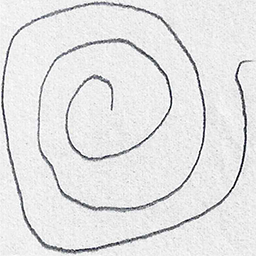
#> input picture Hand written/dataset/spiral/training/healthy/V01HE02.png, 256 x 256 px; its folder holds only this picture in this run
$ jupyter execute --allow-errors handPD.ipynb   (shell and % lines are left out)
#> lines starting #> are read from the running program, lines starting #| are printed output that depends on the picture
[cell 1]
import numpy as np
import pandas as pd
import cv2
import glob
import matplotlib.pyplot as plt

## Prepare Data

[cell 2]
train_healthy = [cv2.imread(file) for file in glob.glob("dataset/spiral/training/healthy/*.png")]
#> train_healthy = 1 item
train_healthy_labels = [0 for _ in range(len(train_healthy))]
#> train_healthy_labels = [0]
train_parkinson = [cv2.imread(file) for file in glob.glob("dataset/spiral/training/parkinson/*.png")]
train_parkinson_labels = [1 for _ in range(len(train_parkinson))]
test_healthy = [cv2.imread(file) for file in glob.glob("dataset/spiral/testing/healthy/*.png")]
#> test_healthy = 1 item
test_healthy_labels = [0 for _ in range(len(test_healthy))]
#> test_healthy_labels = [0]
test_parkinson = [cv2.imread(file) for file in glob.glob("dataset/spiral/testing/parkinson/*.png")]
test_parkinson_labels = [1 for _ in range(len(test_parkinson))]

train_images = train_healthy + train_parkinson
#> train_images = 1 item
test_images = test_healthy + test_parkinson
#> test_images = 1 item
train_labels = train_healthy_labels + train_parkinson_labels
#> train_labels = [0]
test_labels = test_healthy_labels + test_parkinson_labels
#> test_labels = [0]
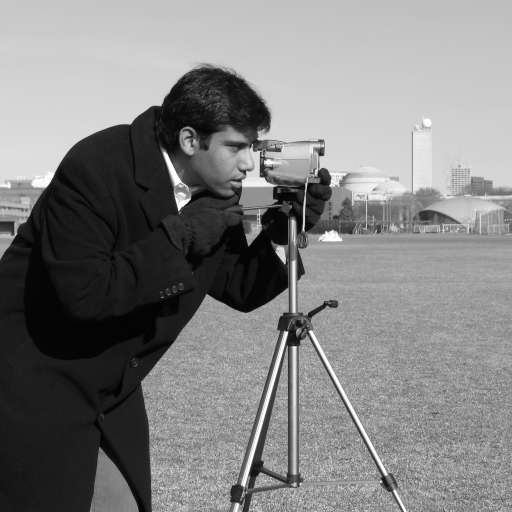
#> input picture skimage.data.camera(), 512 x 512 px
#> further down, grey is the input picture: shape (512, 512); min 0, max 255, mean 129.1

Edge detection is a fundamental image processing technique used to identify the boundaries within an image. The edges in an image represent significant changes in intensity or color and often correspond to object boundaries or other features of interest. Edge detection plays a crucial role in various computer vision tasks such as object detection, image segmentation, and feature extraction.

Here's an overview of four commonly used edge detection methods:

1. **Roberts Cross Operator**:

   - The Roberts operator is a simple edge detection algorithm that uses a pair of 2x2 convolution kernels to compute the gradient approximation in the horizontal and vertical directions.
   - It calculates the gradient magnitude at each pixel by computing the square root of the sum of squares of the horizontal and vertical gradient components.
   - The operator is sensitive to noise due to its small kernel size, and it can produce thin edges with a high response to diagonal edges.

2. **Sobel Operator**:

   - The Sobel operator is a more sophisticated edge detection algorithm that applies convolution with a pair of 3x3 kernels to compute the gradient approximation in the horizontal and vertical directions.
   - It calculates the gradient magnitude and direction at each pixel by convolving the image with the Sobel kernels.
   - The Sobel operator is less sensitive to noise compared to the Roberts operator and produces thicker edges with a smoother response to edges.

3. **Scharr Operator**:

   - The Scharr operator is similar to the Sobel operator but uses a different set of convolution kernels designed to provide better rotation invariance and directional accuracy.
   - It offers improved edge detection performance compared to the Sobel operator, especially for images with diagonal edges or when detecting edges at non-cardinal orientations.

4. **Prewitt Operator**:
   - The Prewitt operator is another edge detection algorithm that operates similarly to the Sobel operator but uses a different set of 3x3 convolution kernels.
   - It computes the gradient magnitude and direction to detect edges in the horizontal and vertical directions.
   - The Prewitt operator is less computationally intensive than the Sobel operator but may produce similar results in edge detection tasks.

These edge detection methods differ in their computational complexity, sensitivity to noise, and ability to detect edges at different orientations. Choosing the appropriate method depends on the specific requirements of the application and the characteristics of the input images.

[cell 3]
from skimage.data import camera
from skimage.filters import roberts, sobel, sobel_h, sobel_v, scharr, \
    scharr_h, scharr_v, prewitt, prewitt_v, prewitt_h

def features_edge(image):
    edge_roberts = roberts(image)
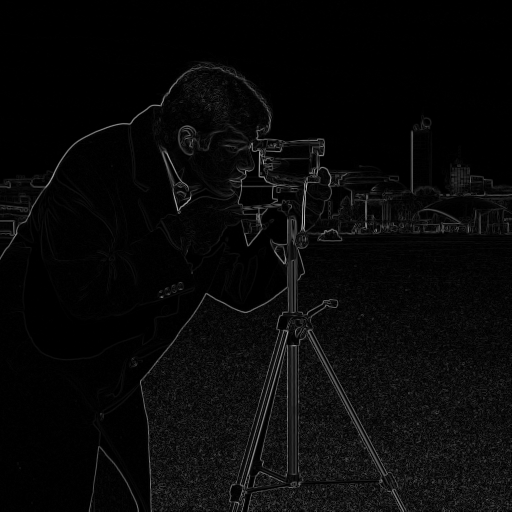
#> edge_roberts: shape (512, 512) float64; min 0, max 0.731, mean 0.0358
    edge_sobel = sobel(image)
    edge_scharr = scharr(image)
    edge_prewitt = prewitt(image)

    fig, ax = plt.subplots(ncols=4, sharex=True, sharey=True,
                           figsize=(12, 10))

    ax[0].imshow(edge_roberts, cmap=plt.cm.gray)
    ax[0].set_title('Roberts Edge Detection')

    ax[1].imshow(edge_sobel, cmap=plt.cm.gray)
    ax[1].set_title('Sobel Edge Detection')

    ax[2].imshow(edge_scharr, cmap=plt.cm.gray)
    ax[2].set_title('Scharr Edge Detection')

    ax[3].imshow(edge_prewitt, cmap=plt.cm.gray)
    ax[3].set_title('Prewitt Edge Detection')

    for a in ax:
        a.axis('off')

    plt.tight_layout()
    plt.show()
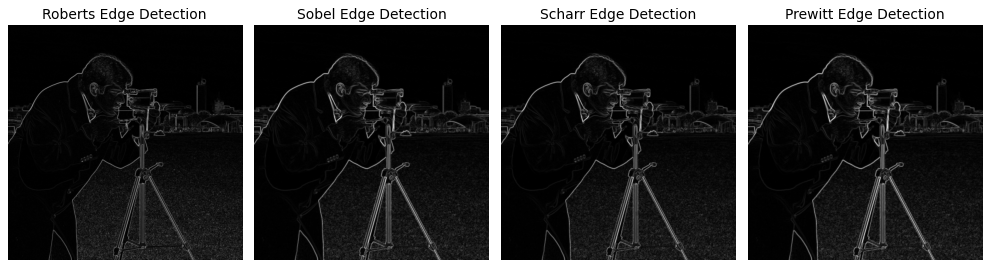
#> figure drawn by matplotlib, 4 panels

    return edge_roberts


# Must call on 2D image
grey = camera()  # Load a sample grayscale image
features_edge(grey)  # Call the features_edge function with the grayscale image

[cell 4]
from skimage.feature import hog
from skimage import data, exposure

def features_hog(image):
    features = hog(image, orientations=9,
                pixels_per_cell=(10, 10), cells_per_block=(2, 2),
                transform_sqrt=True, block_norm="L1")


    return features

this function features_hog takes an image as input and computes its HOG features using parameters specified within the function. It then returns these features.

[cell 5]
# Convert OpenCV images to numpy arrays for training
train_data = []

for image in train_images:
    image = cv2.cvtColor(image, cv2.COLOR_BGR2GRAY)
    image = cv2.resize(image, (300, 300))

    features = features_hog(image)
    train_data.append(features)
#> this loop made 1 pass
#> pass 1, `image = cv2.resize(image, (300, 300))`:
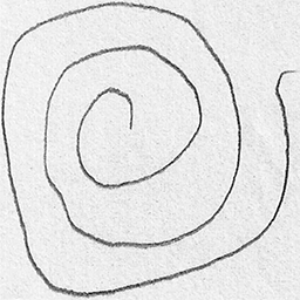
#> image: shape (300, 300); min 5, max 255, mean 227.4
#> after the loop, train_data = 1 item

(trainX, trainY) = (np.array(train_data), np.array(train_labels))
#> trainY = [0]

this part prepares a set of training images by converting them to grayscale, resizing them, extracting HOG features, and organizing the data into numpy arrays suitable for training a machine learning model.

[cell 6]
test_data = []

for image in test_images:
    image = cv2.cvtColor(image, cv2.COLOR_BGR2GRAY)
    image = cv2.resize(image, (300, 300))

    features = features_hog(image)
    test_data.append(features)
#> after the loop, test_data = 1 item

(testX, testY) = (np.array(test_data), np.array(test_labels))
#> testY = [0]

print(trainX.shape)
#| (1, 30276)
print(trainY.shape)
#| (1,)
print(testX.shape)
#| (1, 30276)

this is also the same prepares testing images by converting them to grayscale, resizing them, extracting HOG features, and organizing the data into numpy arrays suitable for training a machine learning model.

## Evaluate Models

[cell 7]
from sklearn.model_selection import train_test_split
from sklearn.model_selection import cross_val_score
from sklearn.model_selection import StratifiedKFold
from sklearn.metrics import classification_report
from sklearn.metrics import confusion_matrix
from sklearn.metrics import accuracy_score
from sklearn.linear_model import LogisticRegression
from sklearn.ensemble import RandomForestClassifier
from sklearn.tree import DecisionTreeClassifier
from sklearn.neighbors import KNeighborsClassifier
from sklearn.discriminant_analysis import LinearDiscriminantAnalysis
from sklearn.naive_bayes import GaussianNB
from sklearn.svm import SVC

models = []
models.append(('LR', LogisticRegression(solver='liblinear', multi_class='ovr')))
models.append(('LDA', LinearDiscriminantAnalysis()))
models.append(('KNN', KNeighborsClassifier()))
models.append(('RFC', RandomForestClassifier(n_estimators=100)))
models.append(('CART', DecisionTreeClassifier()))
models.append(('NB', GaussianNB()))
models.append(('SVM', SVC(gamma='auto')))

results = []
names = []
#> (the rest of this cell did not finish here and is left out)

[cell 8]
from sklearn.model_selection import GridSearchCV

# Define a dictionary of hyperparameters for each classifier
param_grid_lr = {'C': [0.001, 0.01, 0.1, 1, 10, 100]}
param_grid_lda = {}
param_grid_knn = {'n_neighbors': range(1, 21)}
param_grid_rfc = {'n_estimators': [100, 200, 250, 300], 'max_depth': [5, 8, 10, 15]}
param_grid_cart = {'max_depth': [5, 8, 10, 15]}
param_grid_nb = {}
param_grid_svm = {'C': [0.001, 0.01, 0.1, 1, 10, 100], 'gamma': ['scale', 'auto']}

# Define a list of tuples containing the model name and corresponding hyperparameter grid
param_grids = [
    ('LR', LogisticRegression(solver='liblinear', multi_class='ovr'), param_grid_lr),
    ('LDA', LinearDiscriminantAnalysis(), param_grid_lda),
    ('KNN', KNeighborsClassifier(), param_grid_knn),
    ('RFC', RandomForestClassifier(), param_grid_rfc),
    ('CART', DecisionTreeClassifier(), param_grid_cart),
    ('NB', GaussianNB(), param_grid_nb),
    ('SVM', SVC(), param_grid_svm)
]

# Iterate over each model and perform hyperparameter tuning using grid search
results = []
#> (the rest of this cell did not finish here and is left out)

This process allows for the comparison of multiple machine learning algorithms to determine which one performs best on the provided training data. The evaluation metrics used here are accuracy, which represents the proportion of correctly classified instances.

[cell 9]
# Make predictions on validation dataset
model = RandomForestClassifier(n_estimators=250, max_depth=8)

model.fit(trainX, trainY)
predictions = model.predict(testX)
#> predictions = [0]

[cell 10]
# Evaluate predictions
print(accuracy_score(testY, predictions))
#| 1.0
print(confusion_matrix(testY, predictions))
#| [[1]]
print(classification_report(testY, predictions))
#|               precision    recall  f1-score   support
#|            0       1.00      1.00      1.00         1
#|     accuracy                           1.00         1
#|    macro avg       1.00      1.00      1.00         1
#| weighted avg       1.00      1.00      1.00         1

$ run again, on Hand written/dataset/spiral/training/healthy/V03HE2.png
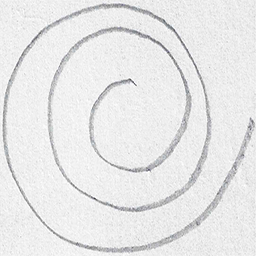
#> input picture Hand written/dataset/spiral/training/healthy/V03HE2.png, 256 x 256 px
#> train_healthy = 1 item
#> train_healthy_labels = [0]
#> test_healthy = 1 item
#> test_healthy_labels = [0]
#> train_images = 1 item
#> train_labels = [0]
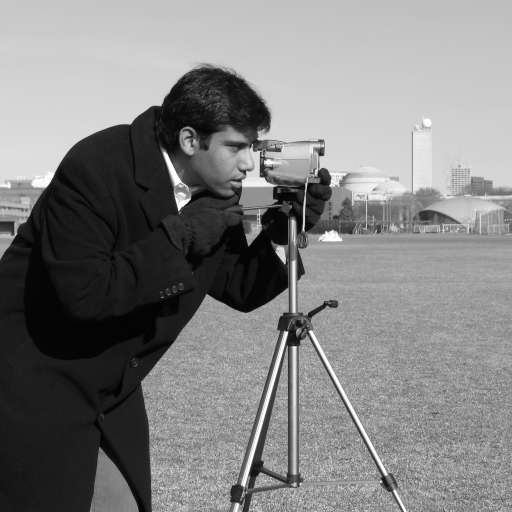
#> input picture skimage.data.camera(), 512 x 512 px
#> grey is the input picture: shape (512, 512); min 0, max 255, mean 129.1
#> the loop `for image in train_images:` made 1 pass
#> after the loop `for image in train_images:`: train_data = 1 item
#> trainY = [0]
#> the loop `for image in test_images:` made 1 pass
#> after the loop `for image in test_images:`: test_data = 1 item
#> testY = [0]
#| (1, 30276)
#| (1,)
#| (1, 30276)
#| 1.0
#| [[1]]
#|               precision    recall  f1-score   support
#|            0       1.00      1.00      1.00         1
#|     accuracy                           1.00         1
#|    macro avg       1.00      1.00      1.00         1
#| weighted avg       1.00      1.00      1.00         1

$ run again, on Hand written/dataset/spiral/training/healthy/V03HE3.png
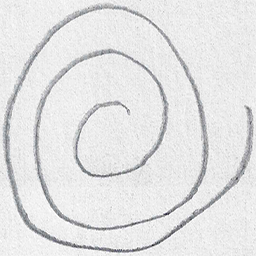
#> input picture Hand written/dataset/spiral/training/healthy/V03HE3.png, 256 x 256 px
#> train_healthy = 1 item
#> train_healthy_labels = [0]
#> test_healthy = 1 item
#> test_healthy_labels = [0]
#> train_images = 1 item
#> train_labels = [0]
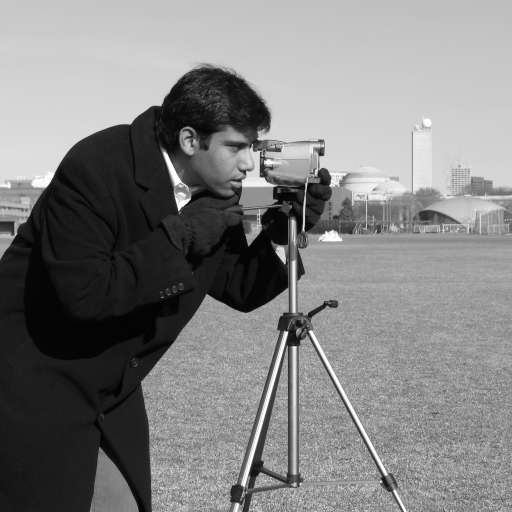
#> input picture skimage.data.camera(), 512 x 512 px
#> grey is the input picture: shape (512, 512); min 0, max 255, mean 129.1
#> the loop `for image in train_images:` made 1 pass
#> after the loop `for image in train_images:`: train_data = 1 item
#> trainY = [0]
#> the loop `for image in test_images:` made 1 pass
#> after the loop `for image in test_images:`: test_data = 1 item
#> testY = [0]
#| (1, 30276)
#| (1,)
#| (1, 30276)
#| 1.0
#| [[1]]
#|               precision    recall  f1-score   support
#|            0       1.00      1.00      1.00         1
#|     accuracy                           1.00         1
#|    macro avg       1.00      1.00      1.00         1
#| weighted avg       1.00      1.00      1.00         1

$ run again, on Hand written/dataset/spiral/training/healthy/V04HE02.png
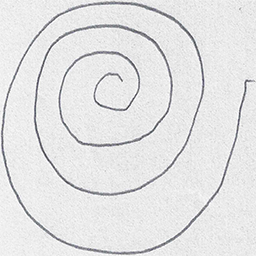
#> input picture Hand written/dataset/spiral/training/healthy/V04HE02.png, 256 x 256 px
#> train_healthy = 1 item
#> train_healthy_labels = [0]
#> test_healthy = 1 item
#> test_healthy_labels = [0]
#> train_images = 1 item
#> train_labels = [0]
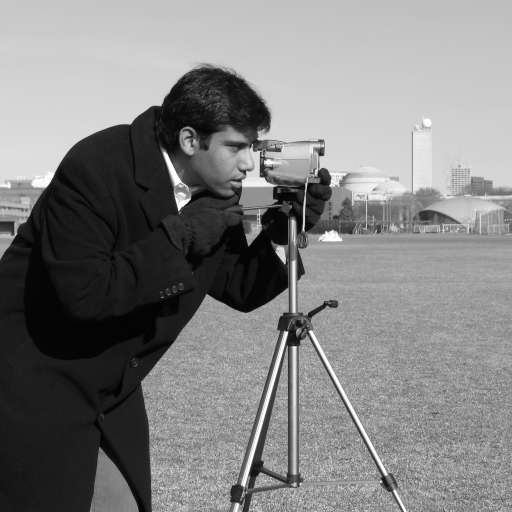
#> input picture skimage.data.camera(), 512 x 512 px
#> grey is the input picture: shape (512, 512); min 0, max 255, mean 129.1
#> the loop `for image in train_images:` made 1 pass
#> pass 1, `image = cv2.resize(image, (300, 300))`:
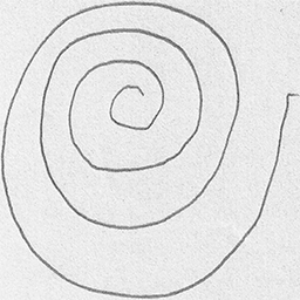
#> image: shape (300, 300); min 66, max 255, mean 227.8
#> after the loop `for image in train_images:`: train_data = 1 item
#> trainY = [0]
#> the loop `for image in test_images:` made 1 pass
#> after the loop `for image in test_images:`: test_data = 1 item
#> testY = [0]
#| (1, 30276)
#| (1,)
#| (1, 30276)
#| 1.0
#| [[1]]
#|               precision    recall  f1-score   support
#|            0       1.00      1.00      1.00         1
#|     accuracy                           1.00         1
#|    macro avg       1.00      1.00      1.00         1
#| weighted avg       1.00      1.00      1.00         1

$ run again, on Hand written/dataset/spiral/training/healthy/V01HE03.png
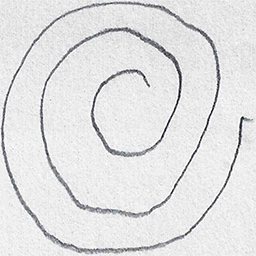
#> input picture Hand written/dataset/spiral/training/healthy/V01HE03.png, 256 x 256 px
#> train_healthy = 1 item
#> train_healthy_labels = [0]
#> test_healthy = 1 item
#> test_healthy_labels = [0]
#> train_images = 1 item
#> train_labels = [0]
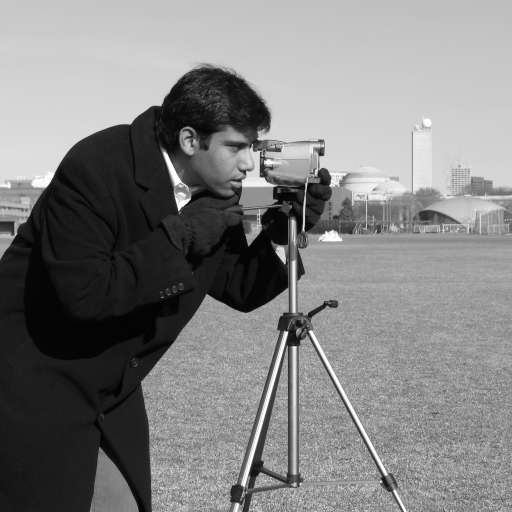
#> input picture skimage.data.camera(), 512 x 512 px
#> grey is the input picture: shape (512, 512); min 0, max 255, mean 129.1
#> the loop `for image in train_images:` made 1 pass
#> pass 1, `image = cv2.resize(image, (300, 300))`:
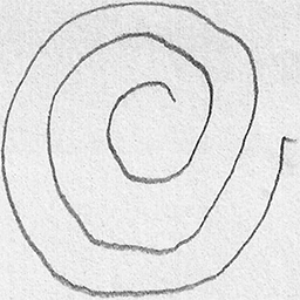
#> image: shape (300, 300); min 13, max 255, mean 225.7
#> after the loop `for image in train_images:`: train_data = 1 item
#> trainY = [0]
#> the loop `for image in test_images:` made 1 pass
#> after the loop `for image in test_images:`: test_data = 1 item
#> testY = [0]
#| (1, 30276)
#| (1,)
#| (1, 30276)
#| 1.0
#| [[1]]
#|               precision    recall  f1-score   support
#|            0       1.00      1.00      1.00         1
#|     accuracy                           1.00         1
#|    macro avg       1.00      1.00      1.00         1
#| weighted avg       1.00      1.00      1.00         1
